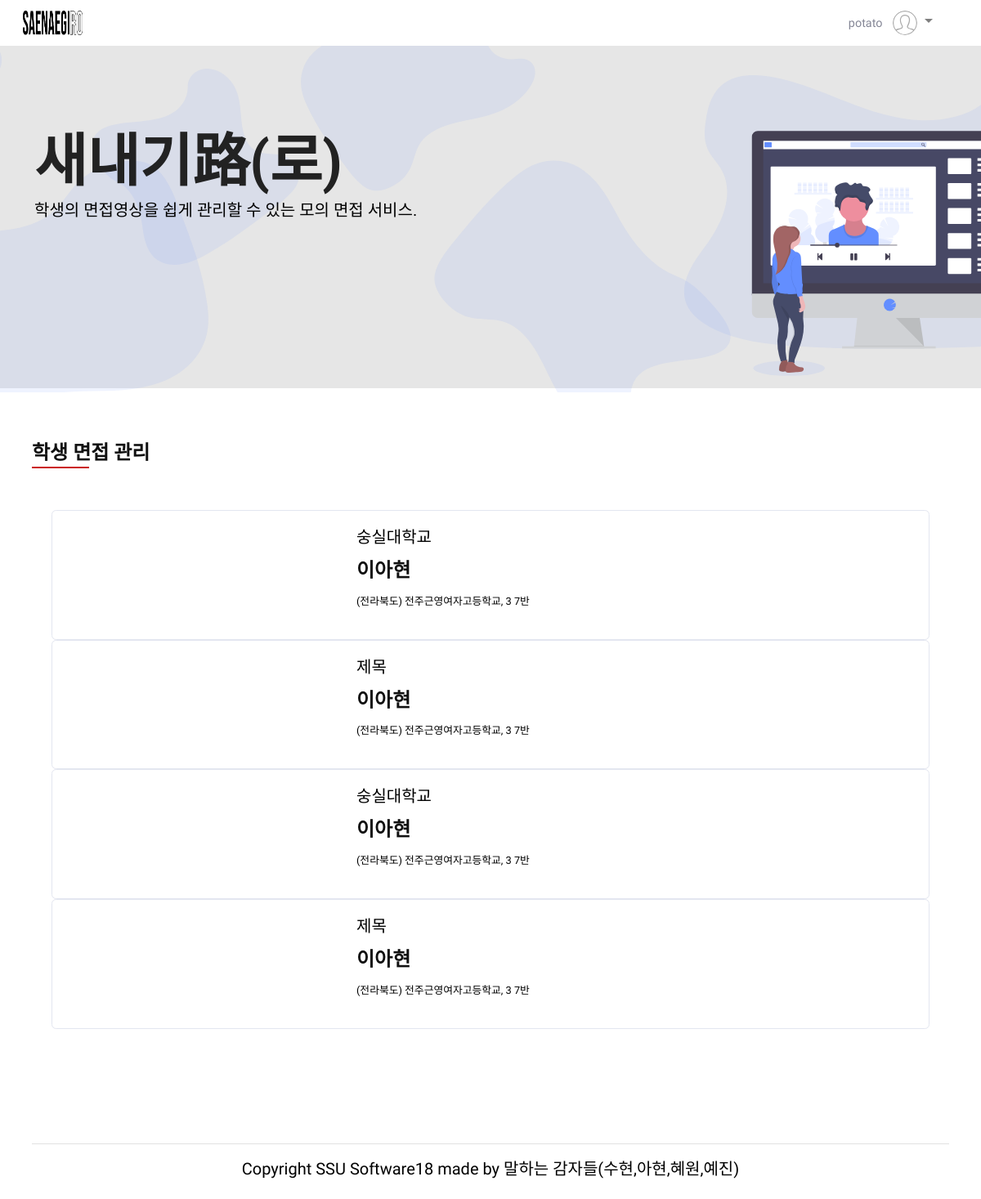
The page /website/teacher/ (signed in) on the database as committed earlier.
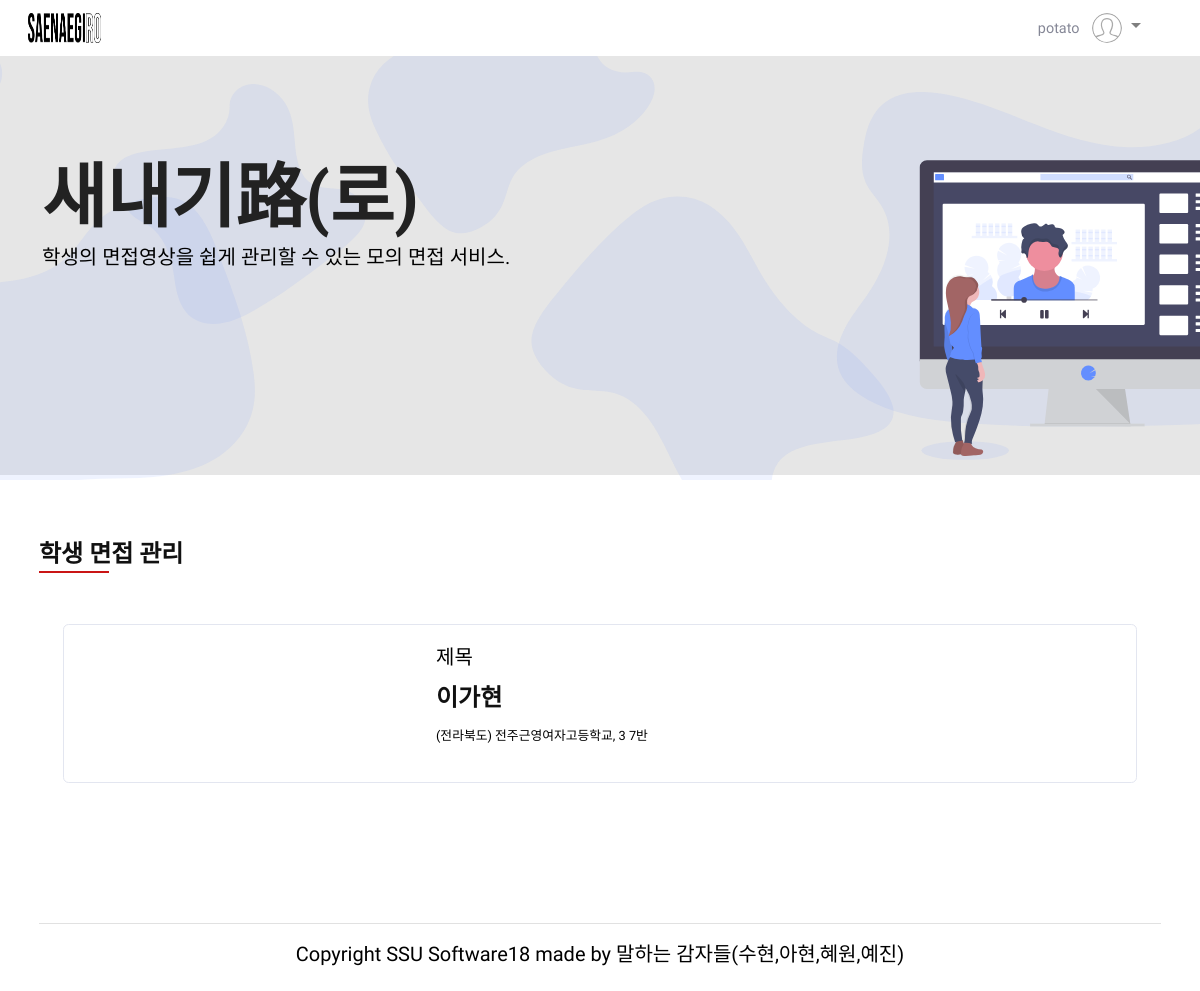
The same page on the database as committed later.
### website/models.py (models this page shows, shortened)
class Report(models.Model):  # 수정필요
    id = models.AutoField(
        primary_key=True,
        unique=True,
        editable=False,
        verbose_name='pk'
    )
    title = models.CharField(max_length=100, default='제목', verbose_name='제목')
    question1 = models.CharField(max_length=50000, blank=True, null=True, verbose_name='질문1')
    question2 = models.CharField(max_length=50000, blank=True, null=True, verbose_name='질문2')
    question3 = models.CharField(max_length=50000, blank=True, null=True, verbose_name='질문3')
    video1 = models.FileField(blank=True, null=True, upload_to="videos",verbose_name='영상1')
    video2 = models.FileField(blank=True, null=True, upload_to="videos",verbose_name='영상2')
    video3 = models.FileField(blank=True, null=True, upload_to="videos",verbose_name='영상3')
    audio1 = models.FileField(blank=True, null=True, upload_to="videos",verbose_name='음성1')
    audio2 = models.FileField(blank=True, null=True, upload_to="videos",verbose_name='음성2')
    audio3 = models.FileField(blank=True, null=True, upload_to="videos",verbose_name='음성3')
    script1 = models.CharField(max_length=50000, blank=True, null=True, verbose_name='스크립트1')
    script2 = models.CharField(max_length=50000, blank=True, null=True, verbose_name='스크립트2')
    script3 = models.CharField(max_length=50000, blank=True, null=True, verbose_name='스크립트3')
    adverb1 = jsonfield.JSONField()
    adverb2 = jsonfield.JSONField()
    adverb3 = jsonfield.JSONField()
    repetition1 = jsonfield.JSONField()
    repetition2 = jsonfield.JSONField()
    repetition3 = jsonfield.JSONField()
    speed1 = models.FloatField(blank=True, null=True, verbose_name='말하기 속도1')
    speed2 = models.FloatField(blank=True, null=True, verbose_name='말하기 속도2')
    speed3 = models.FloatField(blank=True, null=True, verbose_name='말하기 속도3')
    sCorrect1 = models.CharField(max_length=10000, blank=True, null=True,  verbose_name='말하기 속도1')
    sCorrect2 = models.CharField(max_length=10000, blank=True, null=True,  verbose_name='말하기 속도2')
    sCorrect3 = models.CharField(max_length=10000, blank=True, null=True,  verbose_name='말하기 속도3')
    comment1 = models.CharField(max_length=10000, blank=True, null=True, verbose_name='댓글1')
    comment2 = models.CharField(max_length=10000, blank=True, null=True, verbose_name='댓글2')
    comment3 = models.CharField(max_length=10000, blank=True, null=True, verbose_name='댓글3')
    pub_date = models.DateField(auto_now_add=True, verbose_name='날짜')
    student = models.ForeignKey(User, on_delete=models.CASCADE)
    teacher = models.ForeignKey(Teacher,null=True, blank=True, on_delete=models.CASCADE)
    share = models.BooleanField(default=False, verbose_name='공유')

class User(AbstractBaseUser, PermissionsMixin):
    userID = models.CharField(primary_key=True, unique=True, max_length=10, verbose_name='아이디')  # 아이디
    username = models.CharField(max_length=10, null=True, blank=True, verbose_name='유저이름')
    password = models.CharField(max_length=100, verbose_name='비밀번호')
    phone = models.CharField(max_length=11, blank=True, null=True, verbose_name='연락처')
    school = models.CharField(max_length=20, null=True, blank=True, verbose_name='학교')
    grade = models.IntegerField(null=True, blank=True, verbose_name='학년')
    sClass = models.IntegerField(null=True, blank=True, verbose_name='반')
    teacher = models.ForeignKey(Teacher, null=True, blank=True, on_delete=models.CASCADE)
    is_activate = models.BooleanField(default=True)
    USERNAME_FIELD = 'userID'
    objects = UserManager()

### website/views.py (the view)
# urls.py: path('teacher/', views.teacherHome, name='teacherHome'),
def teacherHome(request):
    try:
        teacher = get_object_or_404(Teacher, userID=request.session['user'])
        report = Report.objects.filter(teacher=teacher, share=True)
        return render(request, 'teahome.html', {'report':report, 'teacher':teacher})
    except:
        return render(request, 'teahome.html')

### website/templates/teahome.html (shortened to what this page needs)
{% extends 'tea_template.html' %}
{% load static %}
{% block content %}
<div class="container-fluid set-bg" data-setbg="{% static 'img/teabackground.svg' %}">
    <div id="stuwrapper" class="row">
        <div class="col-lg-6 p-0">
            <div class="categories__item">
                <div class="categories__text">
                    <h1 id="introh1">새내기路(로)</h1>
                    <p id="introp">학생의 면접영상을 쉽게 관리할 수 있는 모의 면접 서비스.</p>
                </div>
            </div>
        </div>
    </div>
</div>
<section class="product spad">
    <div class="container">
        <div class="row">
            <div class="col-lg-4 col-md-4">
                <div class="section-title">
                    <h4>학생 면접 관리</h4>
                </div>
            </div>
        </div>
        <div class="container">
            {% if report %}
            {% for i in report %}
            <a href="{% url 'website:teacherVideo' reportID=i.id %}">
                <div class="card">
                    <div class="card-body">
                        <div class="row">
                            <div class="col-sm-6 col-md-4">
                            </div>
                            <div class="col-sm-6 col-md-8">
                                <p>{{i.title}}</p>
                                <h4>{{i.student.username}}</h4>
                                <small>{{i.student.school}}, {{i.student.grade}} {{i.student.sClass}}반</small>
                            </div>
                        </div>
                    </div>
                </div>
            </a>
            {% endfor %}
            {% endif %}
        </div>
    </div>
</section>
{% endblock %}

### website/templates/tea_template.html (shortened to what this page needs)
{% load static %}
<!DOCTYPE html>
<html lang="ko">
<head>
    <link rel="stylesheet" href="https://stackpath.bootstrapcdn.com/bootstrap/4.4.1/css/bootstrap.min.css">
    <link rel="stylesheet" href="{% static 'css/home.css' %}" type="text/css">
    <link rel="stylesheet" href="{% static 'css/intro.css' %}" type="text/css">
</head>
<body>
    <nav id="Topbar" class="navbar navbar-expand-md navbar-light">
        <div class="collapse navbar-collapse" id="navbarSupportedContent">
            <a class="navbar-brand col-xl-1 col-lg-1" href="{% url 'website:teacherHome' %}">
                <img src="{% static 'img/logo.png' %}" width="auto" height="30" class="d-inline-block align-top" alt="">
            </a>
            <ul class="navbar-nav ml-auto" style="margin-right: 35px;">
                <div class="nav-item">
                    {% if request.session.user %}
                    <li class="nav-item dropdown">
                        <a class="nav-link dropdown-toggle" href="{% url 'website:mypage' student=0 %}" id="navbarDropdown" role="button"
                            data-toggle="dropdown" aria-haspopup="true" aria-expanded="false">
                            <span class="mr-2 d-none d-lg-inline text-gray-600 small">{{request.session.user}}</span>
                            {% if teacher.image %}
                            <img class="img-profile rounded-circle" src="{{ user.image.url }}">
                            {% else %}
                            <img class="img-profile rounded-circle" width="30" height="30"
                                src="{% static 'img/user.svg' %}">
                            {% endif %}
                        </a>
                    </li>
                    {% else %}
                    <a class="nav-link" href="{% url 'website:teacherSignin' %}" id="user" role="button">
                        <span class="mr-2 d-none d-lg-inline text-gray-600 small"> Log in </span>
                    </a>
                    {% endif %}
                </div>
            </ul>
        </div>
    </nav>
    {% block content %}
    {% endblock %}
    <footer class="footer">
        <div class="container">
            <div class="row">
                <div class="col-lg-12">
                    <div class="footer__copyright__text">
                        <p>Copyright SSU Software18 made by 말하는 감자들(수현,아현,혜원,예진)</p>
                    </div>
                </div>
            </div>
        </div>
    </footer>
</body>
</html>

### website/static/css/intro.css (style rules this page uses)
#stuwrapper { padding-top: 50px; padding-bottom: 50px; }
html, body { height: 100%; font-family: 'Nanum Gothic', sans-serif; }
h1, h2, h3, h4, h5, h6 { margin-bottom: 10px; color: #111111; font-family: 'Nanum Gothic', sans-serif; width: 100%; }
h1 { font-weight: 800; font-size: 70px; }
h4 { font-weight: 700; font-size: 24px; }
p { font-size: 20px; font-family: 'Nanum Gothic', sans-serif; color: #000000; font-weight: 400; line-height: 24px; margin: 0 0 15px 0; }
img { max-width: 100%; }
ul, ol { padding: 0; margin: 0; }
.section-title { margin-bottom: 45px; }
.section-title h4 { color: #111111; font-weight: 600; text-transform: uppercase; position: relative; display: inline-block; }
.section-title h4:after { position: absolute; left: 0; bottom: -4px; height: 2px; width: 70px; background: #ca1515; content: ""; }
.set-bg { background-repeat: no-repeat; background-size: cover; background-position: top center; }
.spad { padding-top: 100px; padding-bottom: 100px; }
.footer { padding-top: 55px; }
.footer__copyright__text { border-top: 1px solid #e1e1e1; padding: 18px 0 25px; text-align: center; margin-top: 35px; }
.footer__copyright__text p { margin-bottom: 0; }
.categories__item { height: 314px; display: -webkit-box; display: -ms-flexbox; display: flex; -webkit-box-align: center; -ms-flex-align: center; align-items:flex-start; padding-top: 50px; padding-left: 30px; margin-bottom: 10px; margin-right: 10px; padding-right: 30px; }
.categories__text h1 { font-family: 'Nanum Gothic', sans-serif; color: #222222; margin-bottom: 5px; }
.categories__text p { margin-bottom: 10px; }
.product { padding-top: 60px; padding-bottom: 50px; }
.nav-item { margin-right: 46px; }
.nav-item:last-child { margin-right: 0; }
.nav-item .nav-link { font-size: 18px; color: #666666; font-weight: 600; border: none; border-top-left-radius: 0; border-top-right-radius: 0; padding: 0; }
@media only screen and (min-width: 1200px) { .container { max-width: 1170px; } }
a { color: #000000; text-decoration: none; }

Rows that differ between the two databases and show on the page:
removed Report: title "숭실대학교", student.username "이아현", student.school "(전라북도) 전주근영여자고등학교", student.grade "3", student.sClass "7"
removed Report: title "제목", student.username "이아현", student.school "(전라북도) 전주근영여자고등학교", student.grade "3", student.sClass "7"
removed Report: title "숭실대학교", student.username "이아현", student.school "(전라북도) 전주근영여자고등학교", student.grade "3", student.sClass "7"
removed Report: title "제목", student.username "이아현", student.school "(전라북도) 전주근영여자고등학교", student.grade "3", student.sClass "7"
added Report: title "제목", student.username "이가현", student.school "(전라북도) 전주근영여자고등학교", student.grade "3", student.sClass "7"
